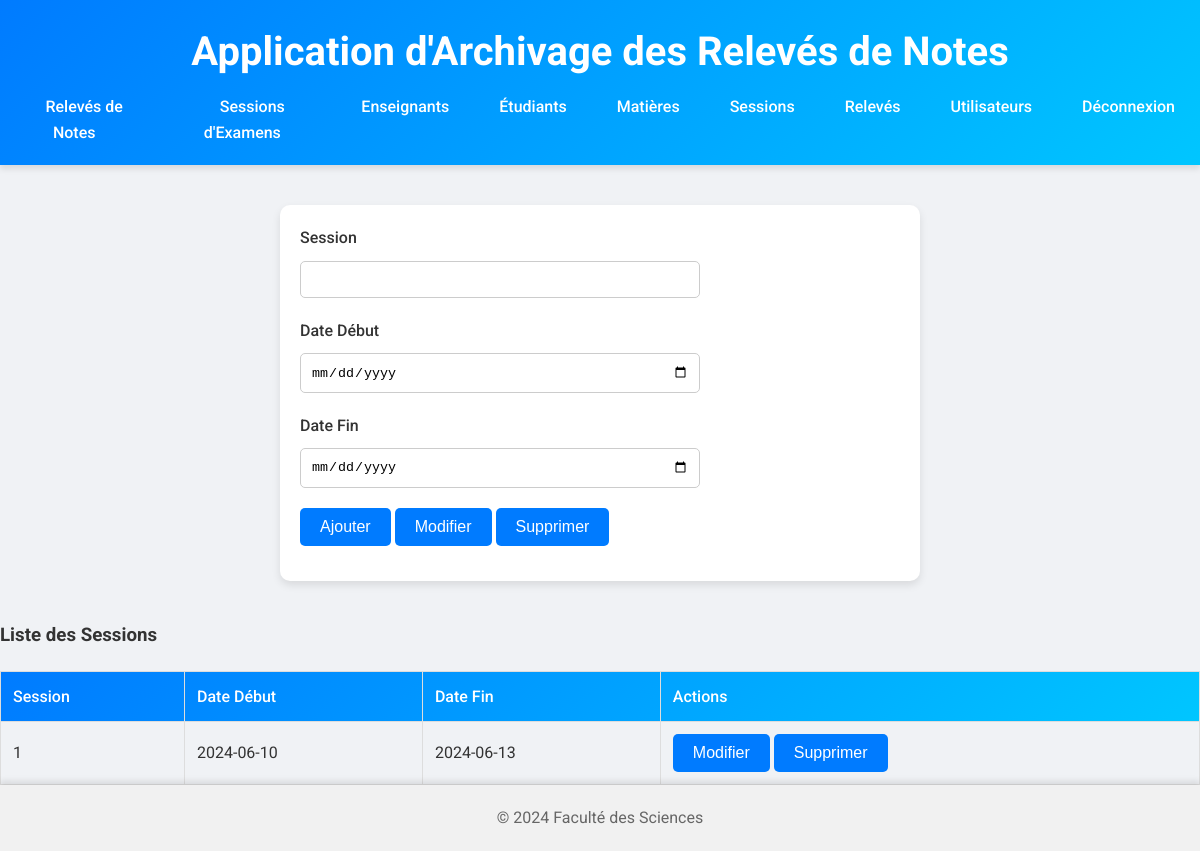
/ingaweb/pages/sessions.php (signed in), run on the app's committed database.
### tables this page shows
CREATE TABLE `sessions` (
  `session` int(11) NOT NULL,
  `date_debut` date NOT NULL,
  `date_fin` date NOT NULL,
  `created_at` timestamp NOT NULL DEFAULT current_timestamp()
);

### ingaweb/templates/tables/table_sessions.php (the view, shortened to what this page needs)
<table>
    <thead>
        <tr>
            <th>Session</th>
            <th>Date Début</th>
            <th>Date Fin</th>
            <th>Actions</th>
        </tr>
    </thead>
    <tbody>
        <?php foreach ($sessions as $session): ?>
        <tr>
            <td><?= htmlspecialchars($session['session']) ?></td>
            <td><?= htmlspecialchars($session['date_debut']) ?></td>
            <td><?= htmlspecialchars($session['date_fin']) ?></td>
            <td>
                <form action="modification_sessions.php" method="post" style="display: inline;">
                    <button type="submit">Modifier</button>
                </form>
                <form action="sessions.php" method="post" style="display: inline;">
                    <button type="submit" name="supprimer_session" onclick="return confirm('Êtes-vous sûr de vouloir supprimer cette session ?');">Supprimer</button>
                </form>
            </td>
        </tr>
        <?php endforeach; ?>
    </tbody>
</table>

### ingaweb/css/styles.css (style rules this page uses)
body { font-family: 'Roboto', sans-serif; margin: 0; padding: 0; background-color: #f0f2f5; color: #333; line-height: 1.6; display: flex; flex-direction: column; min-height: 100vh; }
table { width: 100%; border-collapse: collapse; margin-top: 20px; }
table thead { background: linear-gradient(135deg, #007bff, #00c6ff); color: white; }
table th, table td { padding: 12px; text-align: left; border: 1px solid #ddd; }
table th { font-weight: 500; }
button { display: inline-block; padding: 10px 20px; font-size: 1rem; color: white; background-color: #007bff; border: none; border-radius: 5px; cursor: pointer; transition: background-color 0.3s ease, transform 0.3s ease; }

### data on the page
sessions: session "1", date_debut "2024-06-10", date_fin "2024-06-13"
